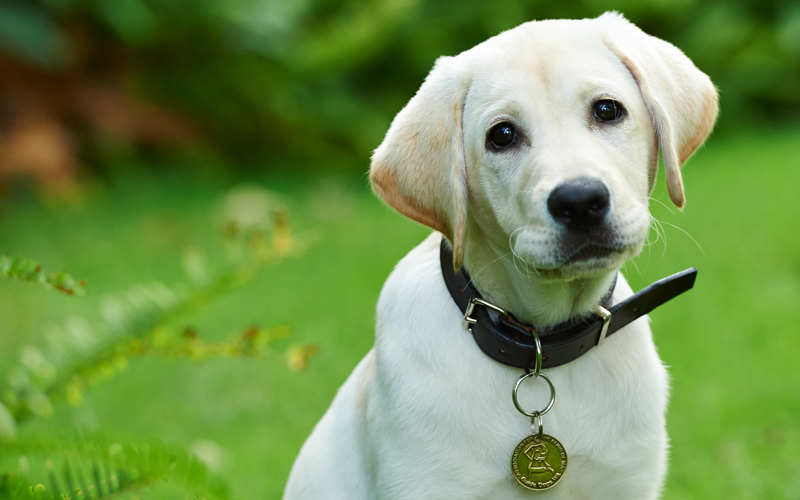
#> input picture UAV_other_directory/images/puppy.jpg, 800 x 500 px, found by its file name
$ python blending_pasting.py
#> lines starting #> are read from the running program, lines starting #| are printed output that depends on the picture; after the words box and inside, x2 and y2 are one past the last pixel; in counts of white or black regions, pixels touching at a corner belong together; pictures that were not available may be replaced by others from this repository, and a replacement may not be noted
import cv2
import numpy as np

img = cv2.imread("data/puppy.jpg")
#> img is the input picture: shape (500, 800, 3); mean B, G, R 80.3, 144.1, 113.9
img2 = cv2.imread("data/no_copy.png")
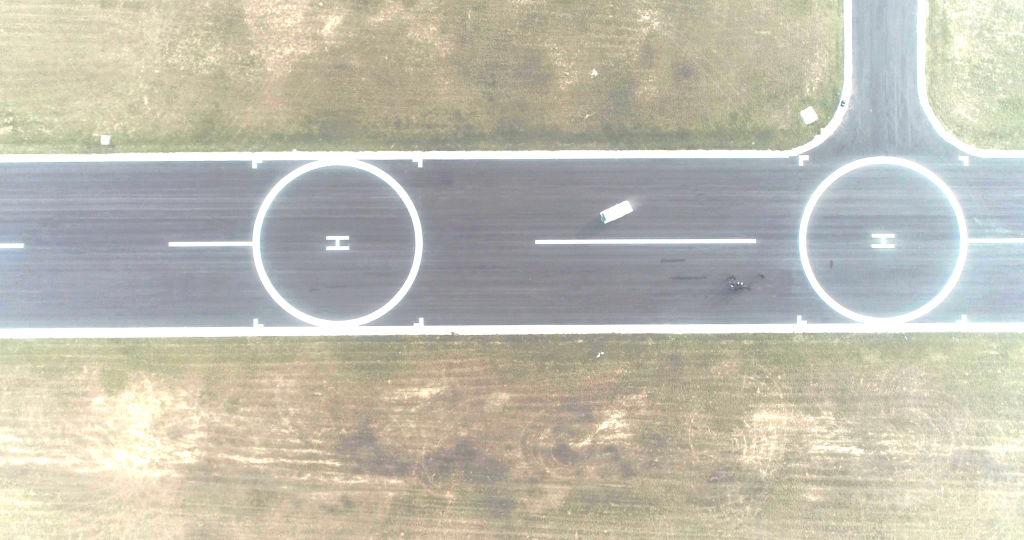
#> input picture UAV_other_directory/images/L1.jpg, 4096 x 2160 px, given in place of no_copy.png, which was not available (shown at 1/4 size)
#> img2 is the input picture: shape (2160, 4096, 3); mean B, G, R 177.2, 190.6, 193.5

imgWidth, imgHeight, _ = img.shape
#> imgWidth = 500; imgHeight = 800
img2Width, img2Height, _ = img2.shape
#> img2Width = 2160; img2Height = 4096
img = cv2.resize(img, (int(imgHeight/2), int(imgWidth/2)))
#> img: shape (250, 400, 3)
img2 = cv2.resize(img2, (int(img2Height/8), int(img2Width/8)))
#> img2: shape (270, 512, 3)
img2Width, img2Height, _ = img2.shape
#> img2Width = 270; img2Height = 512

cv2.imshow("Img", img)
cv2.waitKey(0)
cv2.imshow("Img2", img2)
cv2.waitKey(0)

dogFace = img[60:60+img2Height, 180:180+img2Width]
cv2.imshow("dogFace", dogFace)
cv2.waitKey(0)

img2_grayscale = cv2.cvtColor(img2, cv2.COLOR_RGB2GRAY)
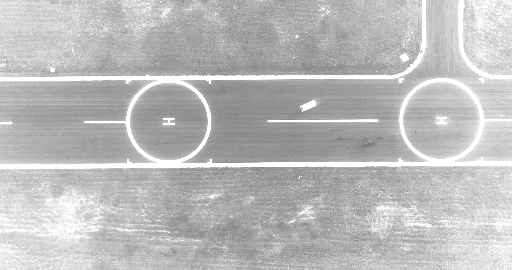
#> img2_grayscale: shape (270, 512); min 106, max 255, mean 187.2
mask_inv = cv2.bitwise_not(img2_grayscale)
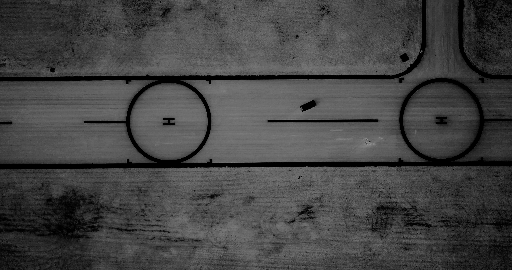
#> mask_inv: shape (270, 512); min 0, max 149, mean 67.8
cv2.imshow("mask_inv", mask_inv)
cv2.waitKey(0)

white_background = np.full(img2.shape, 255, dtype=np.uint8)
bk = cv2.bitwise_or(white_background, white_background, mask=mask_inv)
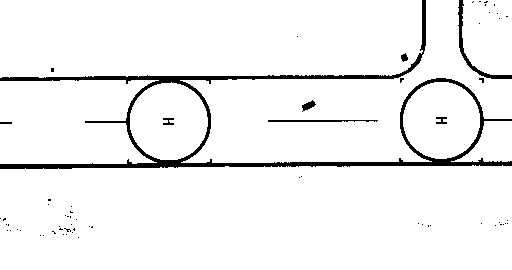
#> bk: shape (270, 512, 3); 95% white; 66 black regions (58 under 20 px), largest, box (x1, y1, x2, y2) and area: (0, 0, 512, 169) 5960, (458, 0, 512, 79) 427, (268, 120, 378, 122) 193
#> white_background: shape (270, 512, 3); every value is 255
print(bk.shape)
#| (270, 512, 3)
fg = cv2.bitwise_or(img2, img2, mask=mask_inv)
cv2.imshow("fg", fg)
cv2.waitKey(0)

dogFace = cv2.resize(dogFace, (160, 160))
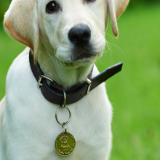
#> dogFace: shape (160, 160, 3); mean B, G, R 112, 161.3, 134.7
fg = cv2.resize(fg, (160, 160))
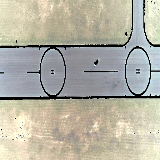
#> fg: shape (160, 160, 3); mean B, G, R 164.4, 177.9, 180.7
final_roi = cv2.bitwise_or(dogFace, fg)
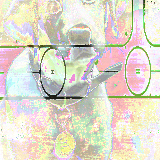
#> final_roi: shape (160, 160, 3); mean B, G, R 203.4, 217.4, 222.9
#> (the run stopped early here; a loop or call above may not have finished)
